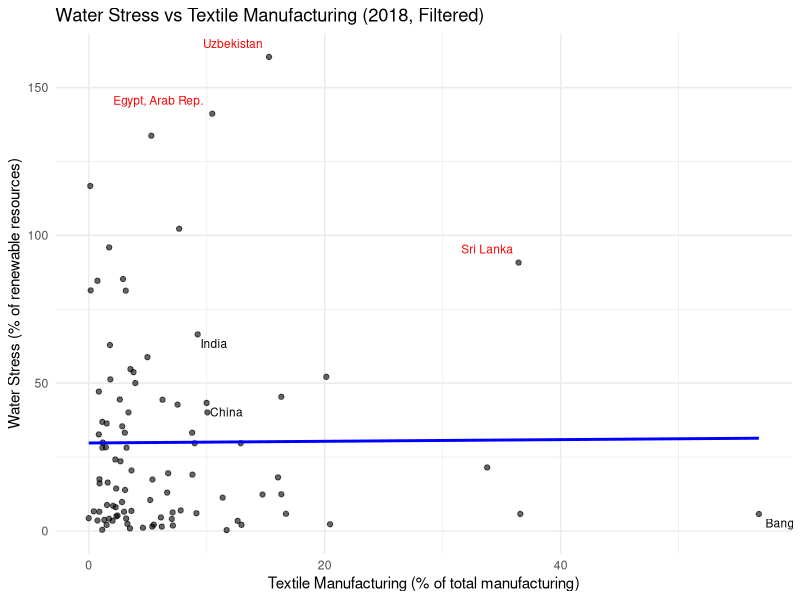
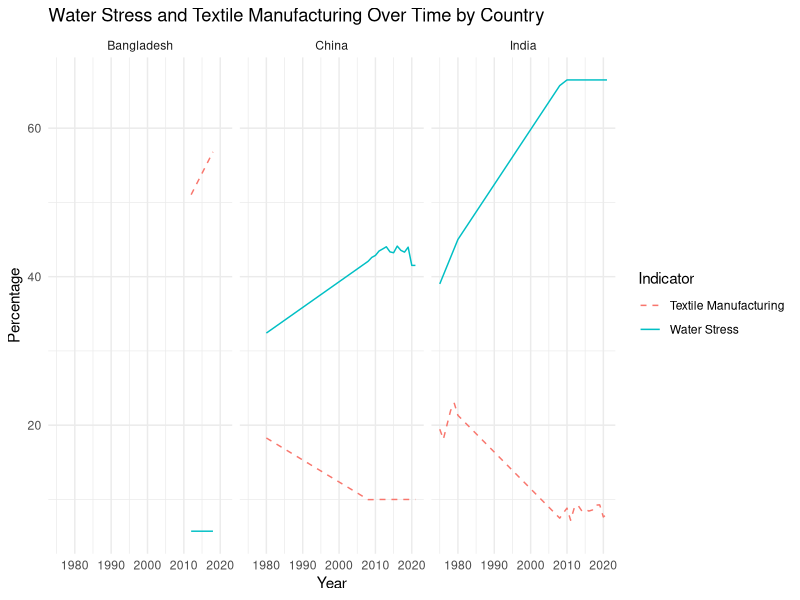

These figures' R source, in order:
## ---- chunk 1
library(tidyverse)
library(readxl)

water <- read_excel("data/API_ER.H2O.FWST.ZS_DS2_en_excel_v2_14076.xls", skip = 3)
textiles <- read_excel("data/API_NV.MNF.TXTL.ZS.UN_DS2_en_excel_v2_26490.xls", skip = 3)

water_long <- water %>%
  pivot_longer(cols = matches("^\\d{4}$"), names_to = "Year", values_to = "WaterStress") %>%
  select(`Country Name`, `Country Code`, Year, WaterStress)

textiles_long <- textiles %>%
  pivot_longer(cols = matches("^\\d{4}$"), names_to = "Year", values_to = "TextileValue") %>%
  select(`Country Name`, `Country Code`, Year, TextileValue)

combined <- left_join(water_long, textiles_long, by = c("Country Name", "Country Code", "Year")) %>%
  mutate(Year = as.numeric(Year))

## ---- chunk 2
# Preview the textile manufacturing data
textiles_long %>%
  filter(!is.na(TextileValue)) %>%
  head(10)
## ---- chunk 3
# Count missing values
cat("Missing Water Stress values:", sum(is.na(water_long$WaterStress)), "\n")
cat("Missing Textile Manufacturing values:", sum(is.na(textiles_long$TextileValue)), "\n")
## ---- chunk 4
# Filter 2018 data
scatter_data_2018_filtered <- combined %>%
  filter(Year == 2018, !is.na(WaterStress), !is.na(TextileValue), WaterStress < 300)

# Top 3 countries by composite score (TextileValue * WaterStress)
top_countries_2018 <- scatter_data_2018_filtered %>%
  mutate(score = TextileValue * WaterStress) %>%
  arrange(desc(score)) %>%
  slice(1:3)

# Scatterplot
ggplot(scatter_data_2018_filtered, aes(x = TextileValue, y = WaterStress)) +
  geom_point(alpha = 0.6) +
  geom_smooth(method = "lm", se = FALSE, color = "blue") +
  geom_text(data = top_countries_2018, aes(label = `Country Name`), vjust = -1, hjust = 1.1, size = 3, color = "red") +
  geom_text(data = filter(scatter_data_2018_filtered, `Country Name` %in% c("China", "India", "Bangladesh")),
            aes(label = `Country Name`), vjust = 1.5, hjust = -0.1, size = 3) +
  labs(title = "Water Stress vs Textile Manufacturing (2018, Filtered)",
       x = "Textile Manufacturing (% of total manufacturing)",
       y = "Water Stress (% of renewable resources)") +
  theme_minimal()

## ---- chunk 5
time_series_data <- combined %>%
  filter(`Country Name` %in% c("India", "China", "Bangladesh"), !is.na(WaterStress), !is.na(TextileValue))

ggplot(time_series_data, aes(x = Year)) +
  geom_line(aes(y = WaterStress, color = "Water Stress"), linetype = "solid") +
  geom_line(aes(y = TextileValue, color = "Textile Manufacturing"), linetype = "dashed") +
  facet_wrap(~ `Country Name`) +
  labs(title = "Water Stress and Textile Manufacturing Over Time by Country",
       y = "Percentage",
       x = "Year",
       color = "Indicator") +
  theme_minimal()
## ---- chunk 6
# India correlation
india_data <- combined %>% filter(`Country Name` == "India", !is.na(WaterStress), !is.na(TextileValue))
cor.test(india_data$TextileValue, india_data$WaterStress)

# China correlation
china_data <- combined %>% filter(`Country Name` == "China", !is.na(WaterStress), !is.na(TextileValue))
cor.test(china_data$TextileValue, china_data$WaterStress)

# Bangladesh correlation
bangladesh_data <- combined %>% filter(`Country Name` == "Bangladesh", !is.na(WaterStress), !is.na(TextileValue))

## ---- chunk 7

country_averages <- combined %>%
  group_by(`Country Name`) %>%
  summarize(avg_textile = mean(TextileValue, na.rm = TRUE),
            avg_water_stress = mean(WaterStress, na.rm = TRUE)) %>%
  ungroup()

top_textile <- country_averages %>% arrange(desc(avg_textile)) %>% slice(1:5)

top_water_stress <- country_averages %>% arrange(desc(avg_water_stress)) %>% slice(1:5)

top_textile
top_water_stress

## ---- chunk 8
global_corr_data <- combined %>% filter(!is.na(WaterStress), !is.na(TextileValue))
cor.test(global_corr_data$TextileValue, global_corr_data$WaterStress)

